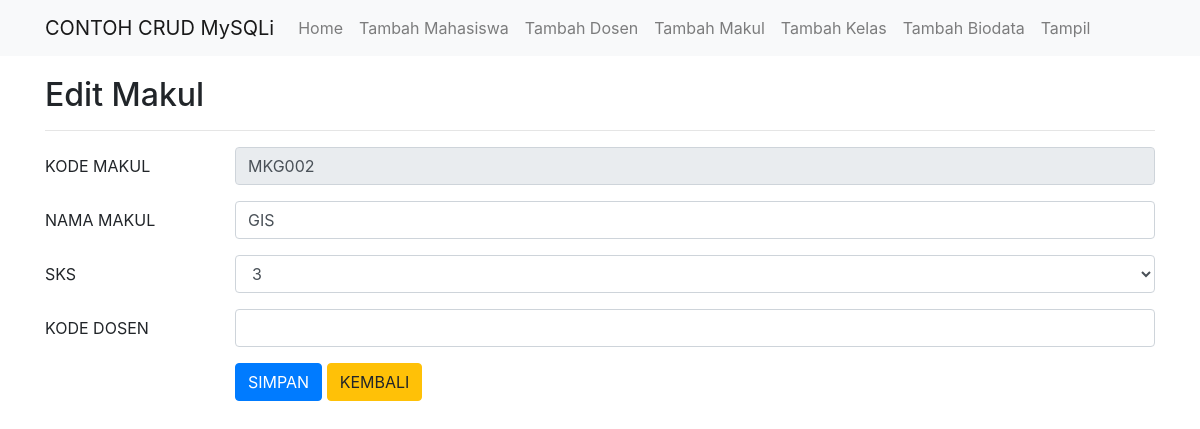
/edit makul.php?kode_mk=MKG002, run on the app's committed database.
### tables this page shows
CREATE TABLE `makul` (
  `kode_mk` varchar(6) NOT NULL,
  `nama_mk` varchar(25) NOT NULL,
  `sks` int(1) NOT NULL,
  `kode_dosen` varchar(8) NOT NULL
);

### edit makul.php (the view, shortened to what this page needs)
<?php include('config.php'); ?>
<!DOCTYPE html>
<html>
<head>
	<link rel="stylesheet" href="https://stackpath.bootstrapcdn.com/bootstrap/4.1.3/css/bootstrap.min.css">
</head>
<body>
	<nav class="navbar navbar-expand-lg navbar-light bg-light">
		<div class="container">
			<a class="navbar-brand" href="#">CONTOH CRUD MySQLi</a>
			<div class="collapse navbar-collapse" kode_mk="navbarSupportedContent">
				<ul class="navbar-nav mr-auto">
					<li class="nav-item">
						<a class="nav-link" href="index.php">Home</a>
					</li>
					<li class="nav-item">
						<a class="nav-link" href="tambah.php">Tambah Mahasiswa</a>
					</li>
					<li class="nav-item">
						<a class="nav-link" href="tambah dosen.php">Tambah Dosen</a>
					</li>
					<li class="nav-item">
						<a class="nav-link" href="tambah makul.php">Tambah Makul</a>
					</li>
					<li class="nav-item">
						<a class="nav-link" href="tambah kelas.php">Tambah Kelas</a>
					</li>
					<li class="nav-item">
						<a class="nav-link" href="tambah biodata.php">Tambah Biodata</a>
					</li>
					<li class="nav-item">
						<a class="nav-link" href="tampil.php">Tampil</a>
					</li>
				</ul>
			</div>
		</div>
	</nav>
	<div class="container" style="margin-top:20px">
		<h2>Edit Makul</h2>
		<hr>
		<?php
		if(isset($_GET['kode_mk'])){
			$kode_mk = $_GET['kode_mk'];
			$select = mysqli_query($koneksi, "SELECT * FROM makul WHERE kode_mk='$kode_mk'") or die(mysqli_error($koneksi));
			if(mysqli_num_rows($select) == 0){
				echo '<div class="alert alert-warning">Kode makul tidak ada dalam database.</div>';
				exit();
			}else{
				$data = mysqli_fetch_assoc($select);
			}
		}
		?>
		<form action="edit makul.php?kode_mk=<?php echo $kode_mk; ?>" method="post">
			<div class="form-group row">
				<label class="col-sm-2 col-form-label">KODE MAKUL</label>
				<div class="col-sm-10">
					<input type="text" name="kode_mk" class="form-control" size="4" value="<?php echo $data['kode_mk']; ?>" readonly required>
				</div>
			</div>
			<div class="form-group row">
				<label class="col-sm-2 col-form-label">NAMA MAKUL</label>
				<div class="col-sm-10">
					<input type="text" name="nama_mk" class="form-control" value="<?php echo $data['nama_mk']; ?>" required>
				</div>
			</div>
			<div class="form-group row">
				<label class="col-sm-2 col-form-label">SKS</label>
				<div class="col-sm-10">
					<select name="sks" class="form-control" required>
						<option value="3" <?php if($data['sks'] == '3'){ echo 'selected'; } ?>>3</option>
					</select>
				</div>
			</div>
			<div class="form-group row">
				<label class="col-sm-2 col-form-label">KODE DOSEN</label>
				<div class="col-sm-10">
					<input type="text" name="kode_dosen" class="form-control" required>
				</div>
			</div>
			<div class="form-group row">
				<label class="col-sm-2 col-form-label">&nbsp;</label>
				<div class="col-sm-10">
					<input type="submit" name="submit" class="btn btn-primary" value="SIMPAN">
					<a href="index.php" class="btn btn-warning">KEMBALI</a>
				</div>
			</div>
		</form>
	</div>
</body>
</html>

### data on the page
makul: kode_mk "MKG002", nama_mk "GIS", sks "3"
